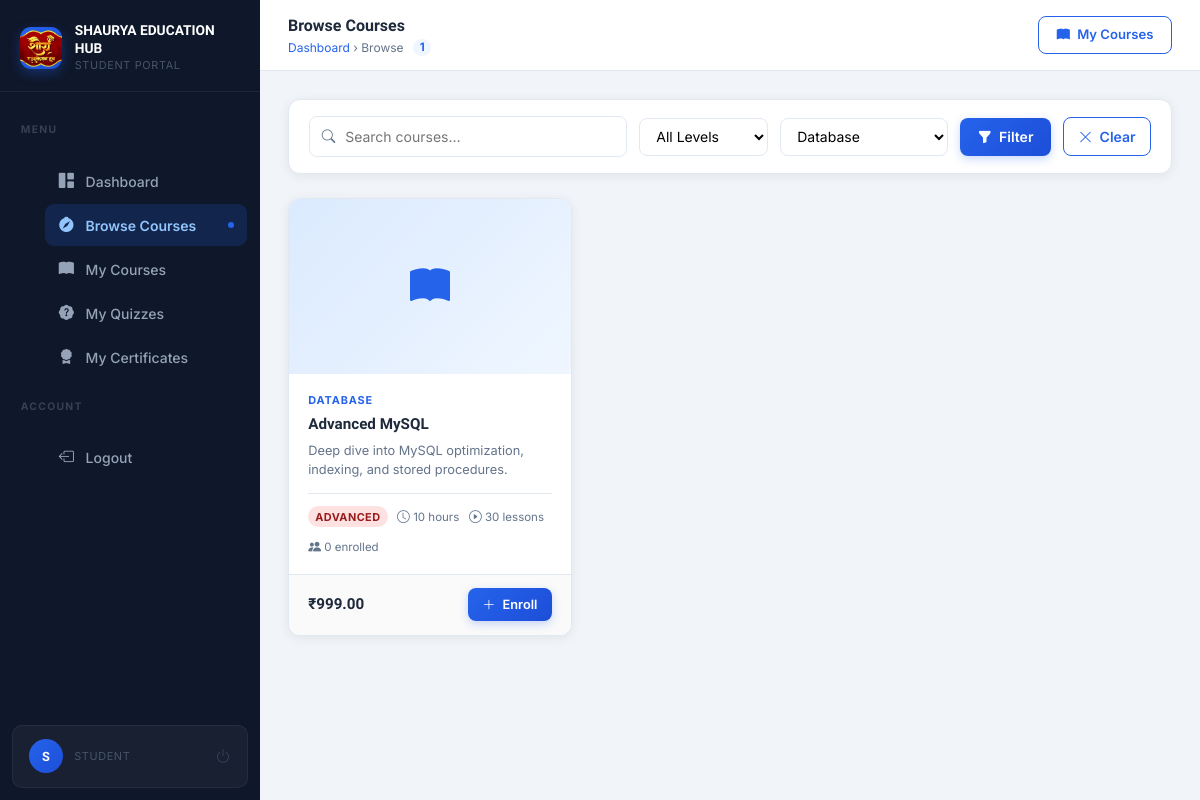
Screenshot of /browse-courses.php?category=Database (signed in) with the database file from the repository.
### tables this page shows
CREATE TABLE IF NOT EXISTS courses (
    id            INT           UNSIGNED AUTO_INCREMENT PRIMARY KEY,

     
    title         VARCHAR(200)  NOT NULL,
    slug          VARCHAR(220)  NOT NULL UNIQUE,           
    description   TEXT          NOT NULL,
    short_desc    VARCHAR(500)  DEFAULT NULL,              

     
    image         VARCHAR(300)  DEFAULT NULL,              

     
    category      VARCHAR(100)  DEFAULT NULL,
    level         ENUM('beginner','intermediate','advanced') NOT NULL DEFAULT 'beginner',
    language      VARCHAR(60)   DEFAULT 'English',

     
    price         DECIMAL(8,2)  NOT NULL DEFAULT 0.00,     
    is_free       TINYINT(1)    NOT NULL DEFAULT 1,

     
    duration      VARCHAR(60)   DEFAULT NULL,              
    total_lessons INT           UNSIGNED DEFAULT 0,

     
    status        ENUM('active','inactive','draft') NOT NULL DEFAULT 'draft',

     
    created_by    INT           UNSIGNED NOT NULL,         

     
    created_at    TIMESTAMP     NOT NULL DEFAULT CURRENT_TIMESTAMP,
    updated_at    TIMESTAMP     NOT NULL DEFAULT CURRENT_TIMESTAMP ON UPDATE CURRENT_TIMESTAMP,

     
    INDEX idx_status     (status),
    INDEX idx_level      (level),
    INDEX idx_created_by (created_by),
    INDEX idx_category   (category)
);

### browse-courses.php (the view, shortened to what this page needs)
<?php
require_once __DIR__ . '/config/db.php';
$search      = trim($_GET['search']   ?? '');
$filterLevel = trim($_GET['level']    ?? '');
$filterCat   = trim($_GET['category'] ?? '');
$where  = ["c.status = 'active'"];
$params = [];
$types  = '';
if ($filterCat !== '') {
    $where[]  = 'c.category = ?';
    $params[] = $filterCat;
    $types   .= 's';
}
$whereSQL = 'WHERE ' . implode(' AND ', $where);
$sql = "
    SELECT c.id, c.title, c.description,
           c.image, c.category, c.level, c.price, c.is_free,
           c.duration, c.total_lessons,
           (SELECT COUNT(*) FROM enrollments e WHERE e.course_id = c.id) AS enroll_count
    FROM courses c
    $whereSQL
    ORDER BY c.created_at DESC
";
$stmt = $conn->prepare($sql);
if ($types !== '') {
    $stmt->bind_param($types, ...$params);
}
$stmt->execute();
$courses = $stmt->get_result();
$enrolledIds = [];
$catRes = $conn->query(
    "SELECT DISTINCT category FROM courses WHERE status='active' AND category IS NOT NULL AND category != '' ORDER BY category"
);
$categories = [];
while ($r = $catRes->fetch_assoc()) $categories[] = $r['category'];
$totalCourses = $courses->num_rows;
?>
<!DOCTYPE html>
<html lang="en">
<head>
    <link href="https://cdn.jsdelivr.net/npm/bootstrap@5.3.3/dist/css/bootstrap.min.css" rel="stylesheet">
    <link href="https://cdn.jsdelivr.net/npm/bootstrap-icons@1.11.3/font/bootstrap-icons.min.css" rel="stylesheet">
    <link href="assets/css/student.css" rel="stylesheet">
</head>
<body>
<?php include __DIR__ . '/includes/student-sidebar.php'; ?>
<div class="st-main">
    <header class="st-topbar">
        <div class="st-topbar-left">
            <div>
                <div class="st-page-title">Browse Courses</div>
                <div class="st-breadcrumb">
                    <a href="dashboard.php">Dashboard</a> &rsaquo; Browse
                    <span style="margin-left:.4rem;background:var(--brand-light);color:var(--brand);border-radius:20px;padding:.1em .55em;font-size:.72rem;font-weight:700;">
                        <?= $totalCourses ?>
                    </span>
                </div>
            </div>
        </div>
        <div class="st-topbar-right">
            <a href="my-courses.php" class="btn-outline-brand" style="font-size:.82rem;">
                <i class="bi bi-book-fill"></i> My Courses
            </a>
        </div>
    </header>
    <main class="st-body">
        <div class="st-card" style="margin-bottom:1.5rem;">
            <div class="st-card-body" style="padding:1rem 1.25rem;">
                <form method="GET" action="browse-courses.php"
                      style="display:flex;gap:.75rem;flex-wrap:wrap;align-items:center;">
                    <div class="st-search-wrap" style="flex:1;min-width:200px;">
                        <i class="bi bi-search"></i>
                        <input type="text" name="search" class="st-search-input"
                               placeholder="Search courses…"
                               value="<?= htmlspecialchars($search) ?>">
                    </div>
                    <select name="level"
                            style="padding:.52rem .75rem;border:1px solid var(--border);border-radius:var(--radius-sm);font-size:.875rem;outline:none;background:var(--surface);">
                        <option value="">All Levels</option>
                    </select>
                    <?php if ($categories): ?>
                    <select name="category"
                            style="padding:.52rem .75rem;border:1px solid var(--border);border-radius:var(--radius-sm);font-size:.875rem;outline:none;background:var(--surface);">
                        <?php foreach ($categories as $cat): ?>
                        <option value="<?= htmlspecialchars($cat) ?>"
                            <?= $filterCat === $cat ? 'selected' : '' ?>>
                            <?= htmlspecialchars($cat) ?>
                        </option>
                        <?php endforeach; ?>
                    </select>
                    <?php endif; ?>
                    <button type="submit" class="btn-brand" style="padding:.52rem 1.1rem;">
                        <i class="bi bi-funnel-fill"></i> Filter
                    </button>
                    <?php if ($search || $filterLevel || $filterCat): ?>
                    <a href="browse-courses.php" class="btn-outline-brand" style="padding:.5rem .9rem;">
                        <i class="bi bi-x-lg"></i> Clear
                    </a>
                    <?php endif; ?>
                </form>
            </div>
        </div>
        <?php if ($totalCourses === 0): ?>
        <div class="st-empty">
            <div class="st-empty-icon"><i class="bi bi-journal-x"></i></div>
            <h5><?= ($search || $filterLevel || $filterCat) ? 'No courses match your filters' : 'No courses available yet' ?></h5>
            <p><?= ($search || $filterLevel || $filterCat) ? 'Try clearing your filters.' : 'Check back soon!' ?></p>
            <?php if ($search || $filterLevel || $filterCat): ?>
            <a href="browse-courses.php" class="btn-brand"><i class="bi bi-x-circle"></i> Clear Filters</a>
            <?php endif; ?>
        </div>
        <?php else: ?>
        <div class="row g-3">
            <?php while ($c = $courses->fetch_assoc()):
                $isEnrolled = in_array((int)$c['id'], $enrolledIds, true);
            ?>
            <div class="col-12 col-md-6 col-xl-4">
                <div class="course-card">
                    <a href="course-details.php?id=<?= $c['id'] ?>" style="text-decoration:none;">
                        <?php if (!empty($c['image']) && file_exists($c['image'])): ?>
                        <img src="<?= htmlspecialchars($c['image']) ?>"
                             alt="<?= htmlspecialchars($c['title']) ?>"
                             class="course-card-img" style="display:block;">
                        <?php else: ?>
                        <div class="course-card-img-placeholder">
                            <i class="bi bi-book-fill"></i>
                        </div>
                        <?php endif; ?>
                    </a>
                    <div class="course-card-body">
                        <div class="course-card-cat">
                            <?= htmlspecialchars($c['category'] ?? 'General') ?>
                        </div>
                        <a href="course-details.php?id=<?= $c['id'] ?>" style="text-decoration:none;">
                            <div class="course-card-title"><?= htmlspecialchars($c['title']) ?></div>
                        </a>
                        <div class="course-card-desc">
                            <?= htmlspecialchars(substr($c['description'], 0, 120)) ?>
                        </div>
                        <div class="course-card-meta">
                            <span class="lms-badge badge-<?= $c['level'] ?>"><?= ucfirst($c['level']) ?></span>
                            <?php if ($c['duration']): ?>
                            <span><i class="bi bi-clock"></i> <?= htmlspecialchars($c['duration']) ?></span>
                            <?php endif; ?>
                            <?php if ($c['total_lessons']): ?>
                            <span><i class="bi bi-play-circle"></i> <?= (int)$c['total_lessons'] ?> lessons</span>
                            <?php endif; ?>
                            <span><i class="bi bi-people-fill"></i> <?= (int)$c['enroll_count'] ?> enrolled</span>
                        </div>
                    </div>
                    <div class="course-card-footer">
                        <div class="course-price <?= $c['is_free'] ? 'free' : '' ?>">
                            <?= $c['is_free'] ? 'Free' : '₹' . number_format($c['price'], 2) ?>
                        </div>
                        <?php if ($isEnrolled): ?>
                        <a href="course-details.php?id=<?= $c['id'] ?>"
                           class="btn-brand" style="font-size:.8rem;padding:.42rem .9rem;">
                            <i class="bi bi-play-fill"></i> Continue
                        </a>
                        <?php else: ?>
                        <form method="POST" action="browse-courses.php" style="margin:0;">
                            <button type="submit" class="btn-brand" style="font-size:.8rem;padding:.42rem .9rem;">
                                <i class="bi bi-plus-lg"></i> Enroll
                            </button>
                        </form>
                        <?php endif; ?>
                    </div>
                </div>
            </div>
            <?php endwhile; ?>
        </div>
        <?php endif; ?>
    </main>
</div>
</body>
</html>

### rows the page displays
courses: category "DATABASE", title "Advanced MySQL", description "Deep dive into MySQL optimization, indexing, and stored procedures.", level "ADVANCED", duration "10 hours", total_lessons "30", enroll_count "0", price "999.00"

### other values shown
SITE_NAME "SHAURYA EDUCATION HUB"
$item['label'] "Dashboard"
$item['label'] "Browse Courses"
$item['label'] "My Courses"
$item['label'] "My Quizzes"
$item['label'] "My Certificates"
substr($authUserName ?: 'S', 0, 1) "S"
$totalCourses "1"
form field category "Database"
